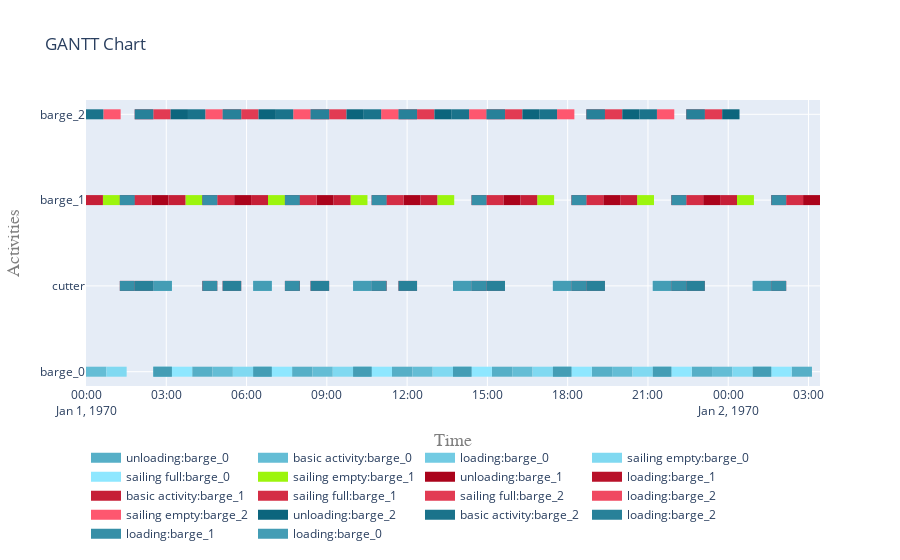

Notebook code cell kept with this figure:
### Code cell
fig = plot.get_gantt_chart([*vessels.values()], id_map=[activities[x] for x in activities])

### Figure 1 — Plotly figure (JSON) as saved in the notebook; plotly's stock layout.template omitted (floating-point values rounded to 4 significant figures)
{"data": [{"connectgaps": false, "hoverinfo": "y+name", "line": {"color": "rgb(86,175,199)", "width": 10}, "mode": "lines", "name": "unloading:barge_0", "type": "scatter", "x": ["1970-01-01T03:58:07", "1970-01-01T03:58:07", "1970-01-01T04:43:42", "1970-01-01T04:43:42", "1970-01-01T04:43:42", "1970-01-01T07:42:07", "1970-01-01T07:42:07", "1970-01-01T08:27:42", "1970-01-01T08:27:42", "1970-01-01T08:27:42", "1970-01-01T11:26:07", "1970-01-01T11:26:07", "1970-01-01T12:11:42", "1970-01-01T12:11:42", "1970-01-01T12:11:42", "1970-01-01T15:10:07", "1970-01-01T15:10:07", "1970-01-01T15:55:42", "1970-01-01T15:55:42", "1970-01-01T15:55:42", "1970-01-01T18:54:07", "1970-01-01T18:54:07", "1970-01-01T19:39:42", "1970-01-01T19:39:42", "1970-01-01T19:39:42", "1970-01-01T22:38:07", "1970-01-01T22:38:07", "1970-01-01T23:23:42", "1970-01-01T23:23:42", "1970-01-01T23:23:42", "1970-01-02T02:22:07", "1970-01-02T02:22:07", "1970-01-02T03:07:42", "1970-01-02T03:07:42", "1970-01-02T03:07:42"], "y": ["barge_0", "barge_0", "barge_0", "barge_0", null, "barge_0", "barge_0", "barge_0", "barge_0", null, "barge_0", "barge_0", "barge_0", "barge_0", null, "barge_0", "barge_0", "barge_0", "barge_0", null, "barge_0", "barge_0", "barge_0", "barge_0", null, "barge_0", "barge_0", "barge_0", "barge_0", null, "barge_0", "barge_0", "barge_0", "barge_0", null]}, {"connectgaps": false, "hoverinfo": "y+name", "line": {"color": "rgb(100,189,213)", "width": 10}, "mode": "lines", "name": "basic activity:barge_0", "type": "scatter", "x": ["1970-01-01T00:00:00", "1970-01-01T00:00:00", "1970-01-01T00:45:35", "1970-01-01T00:45:35", "1970-01-01T00:45:35", "1970-01-01T04:43:42", "1970-01-01T04:43:42", "1970-01-01T05:29:17", "1970-01-01T05:29:17", "1970-01-01T05:29:17", "1970-01-01T08:27:42", "1970-01-01T08:27:42", "1970-01-01T09:13:17", "1970-01-01T09:13:17", "1970-01-01T09:13:17", "1970-01-01T12:11:42", "1970-01-01T12:11:42", "1970-01-01T12:57:17", "1970-01-01T12:57:17", "1970-01-01T12:57:17", "1970-01-01T15:55:42", "1970-01-01T15:55:42", "1970-01-01T16:41:17", "1970-01-01T16:41:17", "1970-01-01T16:41:17", "1970-01-01T19:39:42", "1970-01-01T19:39:42", "1970-01-01T20:25:17", "1970-01-01T20:25:17", "1970-01-01T20:25:17", "1970-01-01T23:23:42", "1970-01-01T23:23:42", "1970-01-02T00:09:17", "1970-01-02T00:09:17", "1970-01-02T00:09:17"], "y": ["barge_0", "barge_0", "barge_0", "barge_0", null, "barge_0", "barge_0", "barge_0", "barge_0", null, "barge_0", "barge_0", "barge_0", "barge_0", null, "barge_0", "barge_0", "barge_0", "barge_0", null, "barge_0", "barge_0", "barge_0", "barge_0", null, "barge_0", "barge_0", "barge_0", "barge_0", null, "barge_0", "barge_0", "barge_0", "barge_0", null]}, {"connectgaps": false, "hoverinfo": "y+name", "line": {"color": "rgb(114,203,227)", "width": 10}, "mode": "lines", "name": "loading:barge_0", "type": "scatter", "x": ["1970-01-01T02:30:52", "1970-01-01T02:30:52", "1970-01-01T03:12:32", "1970-01-01T03:12:32", "1970-01-01T03:12:32", "1970-01-01T06:14:52", "1970-01-01T06:14:52", "1970-01-01T06:56:32", "1970-01-01T06:56:32", "1970-01-01T06:56:32", "1970-01-01T09:58:52", "1970-01-01T09:58:52", "1970-01-01T10:40:32", "1970-01-01T10:40:32", "1970-01-01T10:40:32", "1970-01-01T13:42:52", "1970-01-01T13:42:52", "1970-01-01T14:24:32", "1970-01-01T14:24:32", "1970-01-01T14:24:32", "1970-01-01T17:26:52", "1970-01-01T17:26:52", "1970-01-01T18:08:32", "1970-01-01T18:08:32", "1970-01-01T18:08:32", "1970-01-01T21:10:52", "1970-01-01T21:10:52", "1970-01-01T21:52:32", "1970-01-01T21:52:32", "1970-01-01T21:52:32", "1970-01-02T00:54:52", "1970-01-02T00:54:52", "1970-01-02T01:36:32", "1970-01-02T01:36:32", "1970-01-02T01:36:32", "1970-01-01T02:30:52", "1970-01-01T02:30:52", "1970-01-01T03:12:32", "1970-01-01T03:12:32", "1970-01-01T03:12:32", "1970-01-01T06:14:52", "1970-01-01T06:14:52", "1970-01-01T06:56:32", "1970-01-01T06:56:32", "1970-01-01T06:56:32", "1970-01-01T09:58:52", "1970-01-01T09:58:52", "1970-01-01T10:40:32", "1970-01-01T10:40:32", "1970-01-01T10:40:32", "1970-01-01T13:42:52", "1970-01-01T13:42:52", "1970-01-01T14:24:32", "1970-01-01T14:24:32", "1970-01-01T14:24:32", "1970-01-01T17:26:52", "1970-01-01T17:26:52", "1970-01-01T18:08:32", "1970-01-01T18:08:32", "1970-01-01T18:08:32", "1970-01-01T21:10:52", "1970-01-01T21:10:52", "1970-01-01T21:52:32", "1970-01-01T21:52:32", "1970-01-01T21:52:32", "1970-01-02T00:54:52", "1970-01-02T00:54:52", "1970-01-02T01:36:32", "1970-01-02T01:36:32", "1970-01-02T01:36:32"], "y": ["barge_0", "barge_0", "barge_0", "barge_0", null, "barge_0", "barge_0", "barge_0", "barge_0", null, "barge_0", "barge_0", "barge_0", "barge_0", null, "barge_0", "barge_0", "barge_0", "barge_0", null, "barge_0", "barge_0", "barge_0", "barge_0", null, "barge_0", "barge_0", "barge_0", "barge_0", null, "barge_0", "barge_0", "barge_0", "barge_0", null, "cutter", "cutter", "cutter", "cutter", null, "cutter", "cutter", "cutter", "cutter", null, "cutter", "cutter", "cutter", "cutter", null, "cutter", "cutter", "cutter", "cutter", null, "cutter", "cutter", "cutter", "cutter", null, "cutter", "cutter", "cutter", "cutter", null, "cutter", "cutter", "cutter", "cutter", null]}, {"connectgaps": false, "hoverinfo": "y+name", "line": {"color": "rgb(128,217,241)", "width": 10}, "mode": "lines", "name": "sailing empty:barge_0", "type": "scatter", "x": ["1970-01-01T00:45:35", "1970-01-01T00:45:35", "1970-01-01T01:31:10", "1970-01-01T01:31:10", "1970-01-01T01:31:10", "1970-01-01T05:29:17", "1970-01-01T05:29:17", "1970-01-01T06:14:52", "1970-01-01T06:14:52", "1970-01-01T06:14:52", "1970-01-01T09:13:17", "1970-01-01T09:13:17", "1970-01-01T09:58:52", "1970-01-01T09:58:52", "1970-01-01T09:58:52", "1970-01-01T12:57:17", "1970-01-01T12:57:17", "1970-01-01T13:42:52", "1970-01-01T13:42:52", "1970-01-01T13:42:52", "1970-01-01T16:41:17", "1970-01-01T16:41:17", "1970-01-01T17:26:52", "1970-01-01T17:26:52", "1970-01-01T17:26:52", "1970-01-01T20:25:17", "1970-01-01T20:25:17", "1970-01-01T21:10:52", "1970-01-01T21:10:52", "1970-01-01T21:10:52", "1970-01-02T00:09:17", "1970-01-02T00:09:17", "1970-01-02T00:54:52", "1970-01-02T00:54:52", "1970-01-02T00:54:52"], "y": ["barge_0", "barge_0", "barge_0", "barge_0", null, "barge_0", "barge_0", "barge_0", "barge_0", null, "barge_0", "barge_0", "barge_0", "barge_0", null, "barge_0", "barge_0", "barge_0", "barge_0", null, "barge_0", "barge_0", "barge_0", "barge_0", null, "barge_0", "barge_0", "barge_0", "barge_0", null, "barge_0", "barge_0", "barge_0", "barge_0", null]}, {"connectgaps": false, "hoverinfo": "y+name", "line": {"color": "rgb(142,231,255)", "width": 10}, "mode": "lines", "name": "sailing full:barge_0", "type": "scatter", "x": ["1970-01-01T03:12:32", "1970-01-01T03:12:32", "1970-01-01T03:58:07", "1970-01-01T03:58:07", "1970-01-01T03:58:07", "1970-01-01T06:56:32", "1970-01-01T06:56:32", "1970-01-01T07:42:07", "1970-01-01T07:42:07", "1970-01-01T07:42:07", "1970-01-01T10:40:32", "1970-01-01T10:40:32", "1970-01-01T11:26:07", "1970-01-01T11:26:07", "1970-01-01T11:26:07", "1970-01-01T14:24:32", "1970-01-01T14:24:32", "1970-01-01T15:10:07", "1970-01-01T15:10:07", "1970-01-01T15:10:07", "1970-01-01T18:08:32", "1970-01-01T18:08:32", "1970-01-01T18:54:07", "1970-01-01T18:54:07", "1970-01-01T18:54:07", "1970-01-01T21:52:32", "1970-01-01T21:52:32", "1970-01-01T22:38:07", "1970-01-01T22:38:07", "1970-01-01T22:38:07", "1970-01-02T01:36:32", "1970-01-02T01:36:32", "1970-01-02T02:22:07", "1970-01-02T02:22:07", "1970-01-02T02:22:07"], "y": ["barge_0", "barge_0", "barge_0", "barge_0", null, "barge_0", "barge_0", "barge_0", "barge_0", null, "barge_0", "barge_0", "barge_0", "barge_0", null, "barge_0", "barge_0", "barge_0", "barge_0", null, "barge_0", "barge_0", "barge_0", "barge_0", null, "barge_0", "barge_0", "barge_0", "barge_0", null, "barge_0", "barge_0", "barge_0", "barge_0", null]}, {"connectgaps": false, "hoverinfo": "y+name", "line": {"color": "rgb(156,245,13)", "width": 10}, "mode": "lines", "name": "sailing empty:barge_1", "type": "scatter", "x": ["1970-01-01T00:37:56", "1970-01-01T00:37:56", "1970-01-01T01:15:52", "1970-01-01T01:15:52", "1970-01-01T01:15:52", "1970-01-01T03:43:00", "1970-01-01T03:43:00", "1970-01-01T04:20:56", "1970-01-01T04:20:56", "1970-01-01T04:20:56", "1970-01-01T06:48:04", "1970-01-01T06:48:04", "1970-01-01T07:26:00", "1970-01-01T07:26:00", "1970-01-01T07:26:00", "1970-01-01T09:53:08", "1970-01-01T09:53:08", "1970-01-01T10:31:04", "1970-01-01T10:31:04", "1970-01-01T10:31:04", "1970-01-01T13:07:40", "1970-01-01T13:07:40", "1970-01-01T13:45:36", "1970-01-01T13:45:36", "1970-01-01T13:45:36", "1970-01-01T16:51:40", "1970-01-01T16:51:40", "1970-01-01T17:29:36", "1970-01-01T17:29:36", "1970-01-01T17:29:36", "1970-01-01T20:35:40", "1970-01-01T20:35:40", "1970-01-01T21:13:36", "1970-01-01T21:13:36", "1970-01-01T21:13:36", "1970-01-02T00:19:40", "1970-01-02T00:19:40", "1970-01-02T00:57:36", "1970-01-02T00:57:36", "1970-01-02T00:57:36"], "y": ["barge_1", "barge_1", "barge_1", "barge_1", null, "barge_1", "barge_1", "barge_1", "barge_1", null, "barge_1", "barge_1", "barge_1", "barge_1", null, "barge_1", "barge_1", "barge_1", "barge_1", null, "barge_1", "barge_1", "barge_1", "barge_1", null, "barge_1", "barge_1", "barge_1", "barge_1", null, "barge_1", "barge_1", "barge_1", "barge_1", null, "barge_1", "barge_1", "barge_1", "barge_1", null]}, {"connectgaps": false, "hoverinfo": "y+name", "line": {"color": "rgb(170,3,27)", "width": 10}, "mode": "lines", "name": "unloading:barge_1", "type": "scatter", "x": ["1970-01-01T02:27:08", "1970-01-01T02:27:08", "1970-01-01T03:05:04", "1970-01-01T03:05:04", "1970-01-01T03:05:04", "1970-01-01T05:32:12", "1970-01-01T05:32:12", "1970-01-01T06:10:08", "1970-01-01T06:10:08", "1970-01-01T06:10:08", "1970-01-01T08:37:16", "1970-01-01T08:37:16", "1970-01-01T09:15:12", "1970-01-01T09:15:12", "1970-01-01T09:15:12", "1970-01-01T11:51:48", "1970-01-01T11:51:48", "1970-01-01T12:29:44", "1970-01-01T12:29:44", "1970-01-01T12:29:44", "1970-01-01T15:35:48", "1970-01-01T15:35:48", "1970-01-01T16:13:44", "1970-01-01T16:13:44", "1970-01-01T16:13:44", "1970-01-01T19:19:48", "1970-01-01T19:19:48", "1970-01-01T19:57:44", "1970-01-01T19:57:44", "1970-01-01T19:57:44", "1970-01-01T23:03:48", "1970-01-01T23:03:48", "1970-01-01T23:41:44", "1970-01-01T23:41:44", "1970-01-01T23:41:44", "1970-01-02T02:47:48", "1970-01-02T02:47:48", "1970-01-02T03:25:44", "1970-01-02T03:25:44", "1970-01-02T03:25:44"], "y": ["barge_1", "barge_1", "barge_1", "barge_1", null, "barge_1", "barge_1", "barge_1", "barge_1", null, "barge_1", "barge_1", "barge_1", "barge_1", null, "barge_1", "barge_1", "barge_1", "barge_1", null, "barge_1", "barge_1", "barge_1", "barge_1", null, "barge_1", "barge_1", "barge_1", "barge_1", null, "barge_1", "barge_1", "barge_1", "barge_1", null, "barge_1", "barge_1", "barge_1", "barge_1", null]}, {"connectgaps": false, "hoverinfo": "y+name", "line": {"color": "rgb(184,17,41)", "width": 10}, "mode": "lines", "name": "loading:barge_1", "type": "scatter", "x": ["1970-01-01T01:15:52", "1970-01-01T01:15:52", "1970-01-01T01:49:12", "1970-01-01T01:49:12", "1970-01-01T01:49:12", "1970-01-01T04:20:56", "1970-01-01T04:20:56", "1970-01-01T04:54:16", "1970-01-01T04:54:16", "1970-01-01T04:54:16", "1970-01-01T07:26:00", "1970-01-01T07:26:00", "1970-01-01T07:59:20", "1970-01-01T07:59:20", "1970-01-01T07:59:20", "1970-01-01T10:40:32", "1970-01-01T10:40:32", "1970-01-01T11:13:52", "1970-01-01T11:13:52", "1970-01-01T11:13:52", "1970-01-01T14:24:32", "1970-01-01T14:24:32", "1970-01-01T14:57:52", "1970-01-01T14:57:52", "1970-01-01T14:57:52", "1970-01-01T18:08:32", "1970-01-01T18:08:32", "1970-01-01T18:41:52", "1970-01-01T18:41:52", "1970-01-01T18:41:52", "1970-01-01T21:52:32", "1970-01-01T21:52:32", "1970-01-01T22:25:52", "1970-01-01T22:25:52", "1970-01-01T22:25:52", "1970-01-02T01:36:32", "1970-01-02T01:36:32", "1970-01-02T02:09:52", "1970-01-02T02:09:52", "1970-01-02T02:09:52", "1970-01-01T01:15:52", "1970-01-01T01:15:52", "1970-01-01T01:49:12", "1970-01-01T01:49:12", "1970-01-01T01:49:12", "1970-01-01T04:20:56", "1970-01-01T04:20:56", "1970-01-01T04:54:16", "1970-01-01T04:54:16", "1970-01-01T04:54:16", "1970-01-01T07:26:00", "1970-01-01T07:26:00", "1970-01-01T07:59:20", "1970-01-01T07:59:20", "1970-01-01T07:59:20", "1970-01-01T10:40:32", "1970-01-01T10:40:32", "1970-01-01T11:13:52", "1970-01-01T11:13:52", "1970-01-01T11:13:52", "1970-01-01T14:24:32", "1970-01-01T14:24:32", "1970-01-01T14:57:52", "1970-01-01T14:57:52", "1970-01-01T14:57:52", "1970-01-01T18:08:32", "1970-01-01T18:08:32", "1970-01-01T18:41:52", "1970-01-01T18:41:52", "1970-01-01T18:41:52", "1970-01-01T21:52:32", "1970-01-01T21:52:32", "1970-01-01T22:25:52", "1970-01-01T22:25:52", "1970-01-01T22:25:52", "1970-01-02T01:36:32", "1970-01-02T01:36:32", "1970-01-02T02:09:52", "1970-01-02T02:09:52", "1970-01-02T02:09:52"], "y": ["barge_1", "barge_1", "barge_1", "barge_1", null, "barge_1", "barge_1", "barge_1", "barge_1", null, "barge_1", "barge_1", "barge_1", "barge_1", null, "barge_1", "barge_1", "barge_1", "barge_1", null, "barge_1", "barge_1", "barge_1", "barge_1", null, "barge_1", "barge_1", "barge_1", "barge_1", null, "barge_1", "barge_1", "barge_1", "barge_1", null, "barge_1", "barge_1", "barge_1", "barge_1", null, "cutter", "cutter", "cutter", "cutter", null, "cutter", "cutter", "cutter", "cutter", null, "cutter", "cutter", "cutter", "cutter", null, "cutter", "cutter", "cutter", "cutter", null, "cutter", "cutter", "cutter", "cutter", null, "cutter", "cutter", "cutter", "cutter", null, "cutter", "cutter", "cutter", "cutter", null, "cutter", "cutter", "cutter", "cutter", null]}, {"connectgaps": false, "hoverinfo": "y+name", "line": {"color": "rgb(198,31,55)", "width": 10}, "mode": "lines", "name": "basic activity:barge_1", "type": "scatter", "x": ["1970-01-01T00:00:00", "1970-01-01T00:00:00", "1970-01-01T00:37:56", "1970-01-01T00:37:56", "1970-01-01T00:37:56", "1970-01-01T03:05:04", "1970-01-01T03:05:04", "1970-01-01T03:43:00", "1970-01-01T03:43:00", "1970-01-01T03:43:00", "1970-01-01T06:10:08", "1970-01-01T06:10:08", "1970-01-01T06:48:04", "1970-01-01T06:48:04", "1970-01-01T06:48:04", "1970-01-01T09:15:12", "1970-01-01T09:15:12", "1970-01-01T09:53:08", "1970-01-01T09:53:08", "1970-01-01T09:53:08", "1970-01-01T12:29:44", "1970-01-01T12:29:44", "1970-01-01T13:07:40", "1970-01-01T13:07:40", "1970-01-01T13:07:40", "1970-01-01T16:13:44", "1970-01-01T16:13:44", "1970-01-01T16:51:40", "1970-01-01T16:51:40", "1970-01-01T16:51:40", "1970-01-01T19:57:44", "1970-01-01T19:57:44", "1970-01-01T20:35:40", "1970-01-01T20:35:40", "1970-01-01T20:35:40", "1970-01-01T23:41:44", "1970-01-01T23:41:44", "1970-01-02T00:19:40", "1970-01-02T00:19:40", "1970-01-02T00:19:40"], "y": ["barge_1", "barge_1", "barge_1", "barge_1", null, "barge_1", "barge_1", "barge_1", "barge_1", null, "barge_1", "barge_1", "barge_1", "barge_1", null, "barge_1", "barge_1", "barge_1", "barge_1", null, "barge_1", "barge_1", "barge_1", "barge_1", null, "barge_1", "barge_1", "barge_1", "barge_1", null, "barge_1", "barge_1", "barge_1", "barge_1", null, "barge_1", "barge_1", "barge_1", "barge_1", null]}, {"connectgaps": false, "hoverinfo": "y+name", "line": {"color": "rgb(212,45,69)", "width": 10}, "mode": "lines", "name": "sailing full:barge_1", "type": "scatter", "x": ["1970-01-01T01:49:12", "1970-01-01T01:49:12", "1970-01-01T02:27:08", "1970-01-01T02:27:08", "1970-01-01T02:27:08", "1970-01-01T04:54:16", "1970-01-01T04:54:16", "1970-01-01T05:32:12", "1970-01-01T05:32:12", "1970-01-01T05:32:12", "1970-01-01T07:59:20", "1970-01-01T07:59:20", "1970-01-01T08:37:16", "1970-01-01T08:37:16", "1970-01-01T08:37:16", "1970-01-01T11:13:52", "1970-01-01T11:13:52", "1970-01-01T11:51:48", "1970-01-01T11:51:48", "1970-01-01T11:51:48", "1970-01-01T14:57:52", "1970-01-01T14:57:52", "1970-01-01T15:35:48", "1970-01-01T15:35:48", "1970-01-01T15:35:48", "1970-01-01T18:41:52", "1970-01-01T18:41:52", "1970-01-01T19:19:48", "1970-01-01T19:19:48", "1970-01-01T19:19:48", "1970-01-01T22:25:52", "1970-01-01T22:25:52", "1970-01-01T23:03:48", "1970-01-01T23:03:48", "1970-01-01T23:03:48", "1970-01-02T02:09:52", "1970-01-02T02:09:52", "1970-01-02T02:47:48", "1970-01-02T02:47:48", "1970-01-02T02:47:48"], "y": ["barge_1", "barge_1", "barge_1", "barge_1", null, "barge_1", "barge_1", "barge_1", "barge_1", null, "barge_1", "barge_1", "barge_1", "barge_1", null, "barge_1", "barge_1", "barge_1", "barge_1", null, "barge_1", "barge_1", "barge_1", "barge_1", null, "barge_1", "barge_1", "barge_1", "barge_1", null, "barge_1", "barge_1", "barge_1", "barge_1", null, "barge_1", "barge_1", "barge_1", "barge_1", null]}, {"connectgaps": false, "hoverinfo": "y+name", "line": {"color": "rgb(226,59,83)", "width": 10}, "mode": "lines", "name": "sailing full:barge_2", "type": "scatter", "x": ["1970-01-01T02:30:52", "1970-01-01T02:30:52", "1970-01-01T03:09:44", "1970-01-01T03:09:44", "1970-01-01T03:09:44", "1970-01-01T05:48:00", "1970-01-01T05:48:00", "1970-01-01T06:26:52", "1970-01-01T06:26:52", "1970-01-01T06:26:52", "1970-01-01T09:05:08", "1970-01-01T09:05:08", "1970-01-01T09:44:00", "1970-01-01T09:44:00", "1970-01-01T09:44:00", "1970-01-01T12:22:16", "1970-01-01T12:22:16", "1970-01-01T13:01:08", "1970-01-01T13:01:08", "1970-01-01T13:01:08", "1970-01-01T15:39:32", "1970-01-01T15:39:32", "1970-01-01T16:18:24", "1970-01-01T16:18:24", "1970-01-01T16:18:24", "1970-01-01T19:23:32", "1970-01-01T19:23:32", "1970-01-01T20:02:24", "1970-01-01T20:02:24", "1970-01-01T20:02:24", "1970-01-01T23:07:32", "1970-01-01T23:07:32", "1970-01-01T23:46:24", "1970-01-01T23:46:24", "1970-01-01T23:46:24"], "y": ["barge_2", "barge_2", "barge_2", "barge_2", null, "barge_2", "barge_2", "barge_2", "barge_2", null, "barge_2", "barge_2", "barge_2", "barge_2", null, "barge_2", "barge_2", "barge_2", "barge_2", null, "barge_2", "barge_2", "barge_2", "barge_2", null, "barge_2", "barge_2", "barge_2", "barge_2", null, "barge_2", "barge_2", "barge_2", "barge_2", null]}, {"connectgaps": false, "hoverinfo": "y+name", "line": {"color": "rgb(240,73,97)", "width": 10}, "mode": "lines", "name": "loading:barge_2", "type": "scatter", "x": ["1970-01-01T01:49:12", "1970-01-01T01:49:12", "1970-01-01T02:30:52", "1970-01-01T02:30:52", "1970-01-01T02:30:52", "1970-01-01T05:06:20", "1970-01-01T05:06:20", "1970-01-01T05:48:00", "1970-01-01T05:48:00", "1970-01-01T05:48:00", "1970-01-01T08:23:28", "1970-01-01T08:23:28", "1970-01-01T09:05:08", "1970-01-01T09:05:08", "1970-01-01T09:05:08", "1970-01-01T11:40:36", "1970-01-01T11:40:36", "1970-01-01T12:22:16", "1970-01-01T12:22:16", "1970-01-01T12:22:16", "1970-01-01T14:57:52", "1970-01-01T14:57:52", "1970-01-01T15:39:32", "1970-01-01T15:39:32", "1970-01-01T15:39:32", "1970-01-01T18:41:52", "1970-01-01T18:41:52", "1970-01-01T19:23:32", "1970-01-01T19:23:32", "1970-01-01T19:23:32", "1970-01-01T22:25:52", "1970-01-01T22:25:52", "1970-01-01T23:07:32", "1970-01-01T23:07:32", "1970-01-01T23:07:32", "1970-01-01T01:49:12", "1970-01-01T01:49:12", "1970-01-01T02:30:52", "1970-01-01T02:30:52", "1970-01-01T02:30:52", "1970-01-01T05:06:20", "1970-01-01T05:06:20", "1970-01-01T05:48:00", "1970-01-01T05:48:00", "1970-01-01T05:48:00", "1970-01-01T08:23:28", "1970-01-01T08:23:28", "1970-01-01T09:05:08", "1970-01-01T09:05:08", "1970-01-01T09:05:08", "1970-01-01T11:40:36", "1970-01-01T11:40:36", "1970-01-01T12:22:16", "1970-01-01T12:22:16", "1970-01-01T12:22:16", "1970-01-01T14:57:52", "1970-01-01T14:57:52", "1970-01-01T15:39:32", "1970-01-01T15:39:32", "1970-01-01T15:39:32", "1970-01-01T18:41:52", "1970-01-01T18:41:52", "1970-01-01T19:23:32", "1970-01-01T19:23:32", "1970-01-01T19:23:32", "1970-01-01T22:25:52", "1970-01-01T22:25:52", "1970-01-01T23:07:32", "1970-01-01T23:07:32", "1970-01-01T23:07:32"], "y": ["barge_2", "barge_2", "barge_2", "barge_2", null, "barge_2", "barge_2", "barge_2", "barge_2", null, "barge_2", "barge_2", "barge_2", "barge_2", null, "barge_2", "barge_2", "barge_2", "barge_2", null, "barge_2", "barge_2", "barge_2", "barge_2", null, "barge_2", "barge_2", "barge_2", "barge_2", null, "barge_2", "barge_2", "barge_2", "barge_2", null, "cutter", "cutter", "cutter", "cutter", null, "cutter", "cutter", "cutter", "cutter", null, "cutter", "cutter", "cutter", "cutter", null, "cutter", "cutter", "cutter", "cutter", null, "cutter", "cutter", "cutter", "cutter", null, "cutter", "cutter", "cutter", "cutter", null, "cutter", "cutter", "cutter", "cutter", null]}, {"connectgaps": false, "hoverinfo": "y+name", "line": {"color": "rgb(254,87,111)", "width": 10}, "mode": "lines", "name": "sailing empty:barge_2", "type": "scatter", "x": ["1970-01-01T00:38:52", "1970-01-01T00:38:52", "1970-01-01T01:17:44", "1970-01-01T01:17:44", "1970-01-01T01:17:44", "1970-01-01T04:27:28", "1970-01-01T04:27:28", "1970-01-01T05:06:20", "1970-01-01T05:06:20", "1970-01-01T05:06:20", "1970-01-01T07:44:36", "1970-01-01T07:44:36", "1970-01-01T08:23:28", "1970-01-01T08:23:28", "1970-01-01T08:23:28", "1970-01-01T11:01:44", "1970-01-01T11:01:44", "1970-01-01T11:40:36", "1970-01-01T11:40:36", "1970-01-01T11:40:36", "1970-01-01T14:18:52", "1970-01-01T14:18:52", "1970-01-01T14:57:44", "1970-01-01T14:57:44", "1970-01-01T14:57:44", "1970-01-01T17:36:08", "1970-01-01T17:36:08", "1970-01-01T18:15:00", "1970-01-01T18:15:00", "1970-01-01T18:15:00", "1970-01-01T21:20:08", "1970-01-01T21:20:08", "1970-01-01T21:59:00", "1970-01-01T21:59:00", "1970-01-01T21:59:00"], "y": ["barge_2", "barge_2", "barge_2", "barge_2", null, "barge_2", "barge_2", "barge_2", "barge_2", null, "barge_2", "barge_2", "barge_2", "barge_2", null, "barge_2", "barge_2", "barge_2", "barge_2", null, "barge_2", "barge_2", "barge_2", "barge_2", null, "barge_2", "barge_2", "barge_2", "barge_2", null, "barge_2", "barge_2", "barge_2", "barge_2", null]}, {"connectgaps": false, "hoverinfo": "y+name", "line": {"color": "rgb(12,101,125)", "width": 10}, "mode": "lines", "name": "unloading:barge_2", "type": "scatter", "x": ["1970-01-01T03:09:44", "1970-01-01T03:09:44", "1970-01-01T03:48:36", "1970-01-01T03:48:36", "1970-01-01T03:48:36", "1970-01-01T06:26:52", "1970-01-01T06:26:52", "1970-01-01T07:05:44", "1970-01-01T07:05:44", "1970-01-01T07:05:44", "1970-01-01T09:44:00", "1970-01-01T09:44:00", "1970-01-01T10:22:52", "1970-01-01T10:22:52", "1970-01-01T10:22:52", "1970-01-01T13:01:08", "1970-01-01T13:01:08", "1970-01-01T13:40:00", "1970-01-01T13:40:00", "1970-01-01T13:40:00", "1970-01-01T16:18:24", "1970-01-01T16:18:24", "1970-01-01T16:57:16", "1970-01-01T16:57:16", "1970-01-01T16:57:16", "1970-01-01T20:02:24", "1970-01-01T20:02:24", "1970-01-01T20:41:16", "1970-01-01T20:41:16", "1970-01-01T20:41:16", "1970-01-01T23:46:24", "1970-01-01T23:46:24", "1970-01-02T00:25:16", "1970-01-02T00:25:16", "1970-01-02T00:25:16"], "y": ["barge_2", "barge_2", "barge_2", "barge_2", null, "barge_2", "barge_2", "barge_2", "barge_2", null, "barge_2", "barge_2", "barge_2", "barge_2", null, "barge_2", "barge_2", "barge_2", "barge_2", null, "barge_2", "barge_2", "barge_2", "barge_2", null, "barge_2", "barge_2", "barge_2", "barge_2", null, "barge_2", "barge_2", "barge_2", "barge_2", null]}, {"connectgaps": false, "hoverinfo": "y+name", "line": {"color": "rgb(26,115,139)", "width": 10}, "mode": "lines", "name": "basic activity:barge_2", "type": "scatter", "x": ["1970-01-01T00:00:00", "1970-01-01T00:00:00", "1970-01-01T00:38:52", "1970-01-01T00:38:52", "1970-01-01T00:38:52", "1970-01-01T03:48:36", "1970-01-01T03:48:36", "1970-01-01T04:27:28", "1970-01-01T04:27:28", "1970-01-01T04:27:28", "1970-01-01T07:05:44", "1970-01-01T07:05:44", "1970-01-01T07:44:36", "1970-01-01T07:44:36", "1970-01-01T07:44:36", "1970-01-01T10:22:52", "1970-01-01T10:22:52", "1970-01-01T11:01:44", "1970-01-01T11:01:44", "1970-01-01T11:01:44", "1970-01-01T13:40:00", "1970-01-01T13:40:00", "1970-01-01T14:18:52", "1970-01-01T14:18:52", "1970-01-01T14:18:52", "1970-01-01T16:57:16", "1970-01-01T16:57:16", "1970-01-01T17:36:08", "1970-01-01T17:36:08", "1970-01-01T17:36:08", "1970-01-01T20:41:16", "1970-01-01T20:41:16", "1970-01-01T21:20:08", "1970-01-01T21:20:08", "1970-01-01T21:20:08"], "y": ["barge_2", "barge_2", "barge_2", "barge_2", null, "barge_2", "barge_2", "barge_2", "barge_2", null, "barge_2", "barge_2", "barge_2", "barge_2", null, "barge_2", "barge_2", "barge_2", "barge_2", null, "barge_2", "barge_2", "barge_2", "barge_2", null, "barge_2", "barge_2", "barge_2", "barge_2", null, "barge_2", "barge_2", "barge_2", "barge_2", null]}, {"connectgaps": false, "hoverinfo": "y+name", "line": {"color": "rgb(40,129,153)", "width": 10}, "mode": "lines", "name": "loading:barge_2", "type": "scatter", "x": ["1970-01-01T01:49:12", "1970-01-01T01:49:12", "1970-01-01T02:30:52", "1970-01-01T02:30:52", "1970-01-01T02:30:52", "1970-01-01T05:06:20", "1970-01-01T05:06:20", "1970-01-01T05:48:00", "1970-01-01T05:48:00", "1970-01-01T05:48:00", "1970-01-01T08:23:28", "1970-01-01T08:23:28", "1970-01-01T09:05:08", "1970-01-01T09:05:08", "1970-01-01T09:05:08", "1970-01-01T11:40:36", "1970-01-01T11:40:36", "1970-01-01T12:22:16", "1970-01-01T12:22:16", "1970-01-01T12:22:16", "1970-01-01T14:57:52", "1970-01-01T14:57:52", "1970-01-01T15:39:32", "1970-01-01T15:39:32", "1970-01-01T15:39:32", "1970-01-01T18:41:52", "1970-01-01T18:41:52", "1970-01-01T19:23:32", "1970-01-01T19:23:32", "1970-01-01T19:23:32", "1970-01-01T22:25:52", "1970-01-01T22:25:52", "1970-01-01T23:07:32", "1970-01-01T23:07:32", "1970-01-01T23:07:32", "1970-01-01T01:49:12", "1970-01-01T01:49:12", "1970-01-01T02:30:52", "1970-01-01T02:30:52", "1970-01-01T02:30:52", "1970-01-01T05:06:20", "1970-01-01T05:06:20", "1970-01-01T05:48:00", "1970-01-01T05:48:00", "1970-01-01T05:48:00", "1970-01-01T08:23:28", "1970-01-01T08:23:28", "1970-01-01T09:05:08", "1970-01-01T09:05:08", "1970-01-01T09:05:08", "1970-01-01T11:40:36", "1970-01-01T11:40:36", "1970-01-01T12:22:16", "1970-01-01T12:22:16", "1970-01-01T12:22:16", "1970-01-01T14:57:52", "1970-01-01T14:57:52", "1970-01-01T15:39:32", "1970-01-01T15:39:32", "1970-01-01T15:39:32", "1970-01-01T18:41:52", "1970-01-01T18:41:52", "1970-01-01T19:23:32", "1970-01-01T19:23:32", "1970-01-01T19:23:32", "1970-01-01T22:25:52", "1970-01-01T22:25:52", "1970-01-01T23:07:32", "1970-01-01T23:07:32", "1970-01-01T23:07:32"], "y": ["barge_2", "barge_2", "barge_2", "barge_2", null, "barge_2", "barge_2", "barge_2", "barge_2", null, "barge_2", "barge_2", "barge_2", "barge_2", null, "barge_2", "barge_2", "barge_2", "barge_2", null, "barge_2", "barge_2", "barge_2", "barge_2", null, "barge_2", "barge_2", "barge_2", "barge_2", null, "barge_2", "barge_2", "barge_2", "barge_2", null, "cutter", "cutter", "cutter", "cutter", null, "cutter", "cutter", "cutter", "cutter", null, "cutter", "cutter", "cutter", "cutter", null, "cutter", "cutter", "cutter", "cutter", null, "cutter", "cutter", "cutter", "cutter", null, "cutter", "cutter", "cutter", "cutter", null, "cutter", "cutter", "cutter", "cutter", null]}, {"connectgaps": false, "hoverinfo": "y+name", "line": {"color": "rgb(54,143,167)", "width": 10}, "mode": "lines", "name": "loading:barge_1", "type": "scatter", "x": ["1970-01-01T01:15:52", "1970-01-01T01:15:52", "1970-01-01T01:49:12", "1970-01-01T01:49:12", "1970-01-01T01:49:12", "1970-01-01T04:20:56", "1970-01-01T04:20:56", "1970-01-01T04:54:16", "1970-01-01T04:54:16", "1970-01-01T04:54:16", "1970-01-01T07:26:00", "1970-01-01T07:26:00", "1970-01-01T07:59:20", "1970-01-01T07:59:20", "1970-01-01T07:59:20", "1970-01-01T10:40:32", "1970-01-01T10:40:32", "1970-01-01T11:13:52", "1970-01-01T11:13:52", "1970-01-01T11:13:52", "1970-01-01T14:24:32", "1970-01-01T14:24:32", "1970-01-01T14:57:52", "1970-01-01T14:57:52", "1970-01-01T14:57:52", "1970-01-01T18:08:32", "1970-01-01T18:08:32", "1970-01-01T18:41:52", "1970-01-01T18:41:52", "1970-01-01T18:41:52", "1970-01-01T21:52:32", "1970-01-01T21:52:32", "1970-01-01T22:25:52", "1970-01-01T22:25:52", "1970-01-01T22:25:52", "1970-01-02T01:36:32", "1970-01-02T01:36:32", "1970-01-02T02:09:52", "1970-01-02T02:09:52", "1970-01-02T02:09:52", "1970-01-01T01:15:52", "1970-01-01T01:15:52", "1970-01-01T01:49:12", "1970-01-01T01:49:12", "1970-01-01T01:49:12", "1970-01-01T04:20:56", "1970-01-01T04:20:56", "1970-01-01T04:54:16", "1970-01-01T04:54:16", "1970-01-01T04:54:16", "1970-01-01T07:26:00", "1970-01-01T07:26:00", "1970-01-01T07:59:20", "1970-01-01T07:59:20", "1970-01-01T07:59:20", "1970-01-01T10:40:32", "1970-01-01T10:40:32", "1970-01-01T11:13:52", "1970-01-01T11:13:52", "1970-01-01T11:13:52", "1970-01-01T14:24:32", "1970-01-01T14:24:32", "1970-01-01T14:57:52", "1970-01-01T14:57:52", "1970-01-01T14:57:52", "1970-01-01T18:08:32", "1970-01-01T18:08:32", "1970-01-01T18:41:52", "1970-01-01T18:41:52", "1970-01-01T18:41:52", "1970-01-01T21:52:32", "1970-01-01T21:52:32", "1970-01-01T22:25:52", "1970-01-01T22:25:52", "1970-01-01T22:25:52", "1970-01-02T01:36:32", "1970-01-02T01:36:32", "1970-01-02T02:09:52", "1970-01-02T02:09:52", "1970-01-02T02:09:52"], "y": ["barge_1", "barge_1", "barge_1", "barge_1", null, "barge_1", "barge_1", "barge_1", "barge_1", null, "barge_1", "barge_1", "barge_1", "barge_1", null, "barge_1", "barge_1", "barge_1", "barge_1", null, "barge_1", "barge_1", "barge_1", "barge_1", null, "barge_1", "barge_1", "barge_1", "barge_1", null, "barge_1", "barge_1", "barge_1", "barge_1", null, "barge_1", "barge_1", "barge_1", "barge_1", null, "cutter", "cutter", "cutter", "cutter", null, "cutter", "cutter", "cutter", "cutter", null, "cutter", "cutter", "cutter", "cutter", null, "cutter", "cutter", "cutter", "cutter", null, "cutter", "cutter", "cutter", "cutter", null, "cutter", "cutter", "cutter", "cutter", null, "cutter", "cutter", "cutter", "cutter", null, "cutter", "cutter", "cutter", "cutter", null]}, {"connectgaps": false, "hoverinfo": "y+name", "line": {"color": "rgb(68,157,181)", "width": 10}, "mode": "lines", "name": "loading:barge_0", "type": "scatter", "x": ["1970-01-01T02:30:52", "1970-01-01T02:30:52", "1970-01-01T03:12:32", "1970-01-01T03:12:32", "1970-01-01T03:12:32", "1970-01-01T06:14:52", "1970-01-01T06:14:52", "1970-01-01T06:56:32", "1970-01-01T06:56:32", "1970-01-01T06:56:32", "1970-01-01T09:58:52", "1970-01-01T09:58:52", "1970-01-01T10:40:32", "1970-01-01T10:40:32", "1970-01-01T10:40:32", "1970-01-01T13:42:52", "1970-01-01T13:42:52", "1970-01-01T14:24:32", "1970-01-01T14:24:32", "1970-01-01T14:24:32", "1970-01-01T17:26:52", "1970-01-01T17:26:52", "1970-01-01T18:08:32", "1970-01-01T18:08:32", "1970-01-01T18:08:32", "1970-01-01T21:10:52", "1970-01-01T21:10:52", "1970-01-01T21:52:32", "1970-01-01T21:52:32", "1970-01-01T21:52:32", "1970-01-02T00:54:52", "1970-01-02T00:54:52", "1970-01-02T01:36:32", "1970-01-02T01:36:32", "1970-01-02T01:36:32", "1970-01-01T02:30:52", "1970-01-01T02:30:52", "1970-01-01T03:12:32", "1970-01-01T03:12:32", "1970-01-01T03:12:32", "1970-01-01T06:14:52", "1970-01-01T06:14:52", "1970-01-01T06:56:32", "1970-01-01T06:56:32", "1970-01-01T06:56:32", "1970-01-01T09:58:52", "1970-01-01T09:58:52", "1970-01-01T10:40:32", "1970-01-01T10:40:32", "1970-01-01T10:40:32", "1970-01-01T13:42:52", "1970-01-01T13:42:52", "1970-01-01T14:24:32", "1970-01-01T14:24:32", "1970-01-01T14:24:32", "1970-01-01T17:26:52", "1970-01-01T17:26:52", "1970-01-01T18:08:32", "1970-01-01T18:08:32", "1970-01-01T18:08:32", "1970-01-01T21:10:52", "1970-01-01T21:10:52", "1970-01-01T21:52:32", "1970-01-01T21:52:32", "1970-01-01T21:52:32", "1970-01-02T00:54:52", "1970-01-02T00:54:52", "1970-01-02T01:36:32", "1970-01-02T01:36:32", "1970-01-02T01:36:32"], "y": ["barge_0", "barge_0", "barge_0", "barge_0", null, "barge_0", "barge_0", "barge_0", "barge_0", null, "barge_0", "barge_0", "barge_0", "barge_0", null, "barge_0", "barge_0", "barge_0", "barge_0", null, "barge_0", "barge_0", "barge_0", "barge_0", null, "barge_0", "barge_0", "barge_0", "barge_0", null, "barge_0", "barge_0", "barge_0", "barge_0", null, "cutter", "cutter", "cutter", "cutter", null, "cutter", "cutter", "cutter", "cutter", null, "cutter", "cutter", "cutter", "cutter", null, "cutter", "cutter", "cutter", "cutter", null, "cutter", "cutter", "cutter", "cutter", null, "cutter", "cutter", "cutter", "cutter", null, "cutter", "cutter", "cutter", "cutter", null]}], "layout": {"hovermode": "closest", "legend": {"orientation": "h", "x": 0, "y": -0.2}, "title": {"text": "GANTT Chart"}, "xaxis": {"range": ["1970-01-01T00:00:00", "1970-01-02T03:25:44"], "title": {"font": {"color": "#7f7f7f", "family": "Courier New, monospace", "size": 18}, "text": "Time"}}, "yaxis": {"title": {"font": {"color": "#7f7f7f", "family": "Courier New, monospace", "size": 18}, "text": "Activities"}}}}
